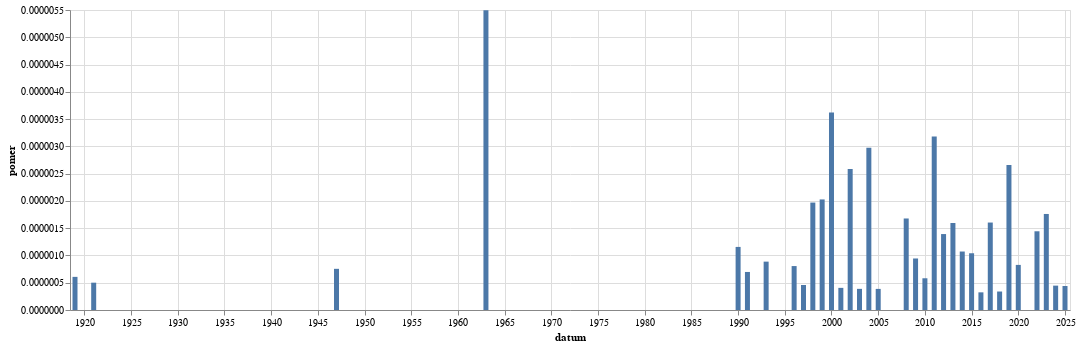

Source (notebook cell):
### Code cell
graf(vyvoj_poznamky("(?i)veselí",""))

### Figure 1 — Vega-Lite specification as saved in the notebook (floating-point values rounded to 4 significant figures)
{"config": {"view": {"continuousWidth": 300, "continuousHeight": 300}}, "data": {"name": "data-d6ae085d25e2a4ec414fab1267d29228"}, "mark": {"type": "bar"}, "encoding": {"x": {"field": "datum", "type": "temporal"}, "y": {"field": "pomer", "type": "quantitative"}}, "width": 1000, "$schema": "https://vega.github.io/schema/vega-lite/v5.8.0.json", "datasets": {"data-d6ae085d25e2a4ec414fab1267d29228": [{"datum": "1919-01-01T00:00:00", "text": 1, "pocet_slov": 1646076, "pomer": 6.075e-07, "co": ""}, {"datum": "1921-01-01T00:00:00", "text": 1, "pocet_slov": 1996261, "pomer": 5.009e-07, "co": ""}, {"datum": "1947-01-01T00:00:00", "text": 1, "pocet_slov": 1324837, "pomer": 7.548e-07, "co": ""}, {"datum": "1963-01-01T00:00:00", "text": 1, "pocet_slov": 182036, "pomer": 5.493e-06, "co": ""}, {"datum": "1990-01-01T00:00:00", "text": 1, "pocet_slov": 864724, "pomer": 1.156e-06, "co": ""}, {"datum": "1991-01-01T00:00:00", "text": 1, "pocet_slov": 1433946, "pomer": 6.974e-07, "co": ""}, {"datum": "1993-01-01T00:00:00", "text": 1, "pocet_slov": 1127738, "pomer": 8.867e-07, "co": ""}, {"datum": "1996-01-01T00:00:00", "text": 1, "pocet_slov": 1241412, "pomer": 8.055e-07, "co": ""}, {"datum": "1997-01-01T00:00:00", "text": 1, "pocet_slov": 2180302, "pomer": 4.587e-07, "co": ""}, {"datum": "1998-01-01T00:00:00", "text": 3, "pocet_slov": 1523146, "pomer": 1.97e-06, "co": ""}, {"datum": "1999-01-01T00:00:00", "text": 5, "pocet_slov": 2466687, "pomer": 2.027e-06, "co": ""}, {"datum": "2000-01-01T00:00:00", "text": 9, "pocet_slov": 2486033, "pomer": 3.62e-06, "co": ""}, {"datum": "2001-01-01T00:00:00", "text": 1, "pocet_slov": 2464089, "pomer": 4.058e-07, "co": ""}, {"datum": "2002-01-01T00:00:00", "text": 5, "pocet_slov": 1933522, "pomer": 2.586e-06, "co": ""}, {"datum": "2003-01-01T00:00:00", "text": 1, "pocet_slov": 2579919, "pomer": 3.876e-07, "co": ""}, {"datum": "2004-01-01T00:00:00", "text": 7, "pocet_slov": 2353526, "pomer": 2.974e-06, "co": ""}, {"datum": "2005-01-01T00:00:00", "text": 1, "pocet_slov": 2584657, "pomer": 3.869e-07, "co": ""}, {"datum": "2008-01-01T00:00:00", "text": 3, "pocet_slov": 1787996, "pomer": 1.678e-06, "co": ""}, {"datum": "2009-01-01T00:00:00", "text": 2, "pocet_slov": 2117438, "pomer": 9.445e-07, "co": ""}, {"datum": "2010-01-01T00:00:00", "text": 1, "pocet_slov": 1719280, "pomer": 5.816e-07, "co": ""}, {"datum": "2011-01-01T00:00:00", "text": 8, "pocet_slov": 2513768, "pomer": 3.182e-06, "co": ""}, {"datum": "2012-01-01T00:00:00", "text": 3, "pocet_slov": 2154889, "pomer": 1.392e-06, "co": ""}, {"datum": "2013-01-01T00:00:00", "text": 2, "pocet_slov": 1254044, "pomer": 1.595e-06, "co": ""}, {"datum": "2014-01-01T00:00:00", "text": 3, "pocet_slov": 2798380, "pomer": 1.072e-06, "co": ""}, {"datum": "2015-01-01T00:00:00", "text": 3, "pocet_slov": 2883872, "pomer": 1.04e-06, "co": ""}, {"datum": "2016-01-01T00:00:00", "text": 1, "pocet_slov": 3089201, "pomer": 3.237e-07, "co": ""}, {"datum": "2017-01-01T00:00:00", "text": 4, "pocet_slov": 2494601, "pomer": 1.603e-06, "co": ""}, {"datum": "2018-01-01T00:00:00", "text": 1, "pocet_slov": 2950787, "pomer": 3.389e-07, "co": ""}, {"datum": "2019-01-01T00:00:00", "text": 9, "pocet_slov": 3386383, "pomer": 2.658e-06, "co": ""}, {"datum": "2020-01-01T00:00:00", "text": 3, "pocet_slov": 3628531, "pomer": 8.268e-07, "co": ""}, {"datum": "2022-01-01T00:00:00", "text": 6, "pocet_slov": 4157177, "pomer": 1.443e-06, "co": ""}, {"datum": "2023-01-01T00:00:00", "text": 8, "pocet_slov": 4543956, "pomer": 1.761e-06, "co": ""}, {"datum": "2024-01-01T00:00:00", "text": 2, "pocet_slov": 4476719, "pomer": 4.468e-07, "co": ""}, {"datum": "2025-01-01T00:00:00", "text": 1, "pocet_slov": 2271267, "pomer": 4.403e-07, "co": ""}]}}
